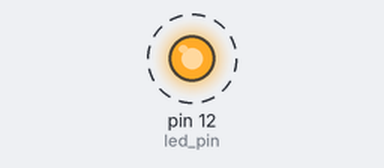
Bench run of a sketch on a simulated Arduino Uno, built with avr-gcc and run on an emulated ATmega328P. Parts: output pins drawn as LEDs (lit = HIGH). Dashed ring = blinking.

Above: at 0.5 s.
Timing chart, 0 to 4.6 s (numbered marks = the images above):
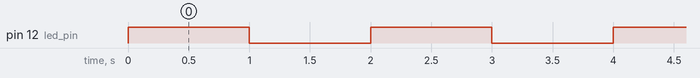

The sketch:

sketch_aug2a.ino
```cpp
int led_pin=12;
void setup()
  {

  }

void loop()
{
    pinMode(led_pin,OUTPUT);
    digitalWrite(led_pin,HIGH);
    delay(1000);
    digitalWrite(led_pin,LOW);
    delay(1000);
}
```

Measured:
- by itself, pin 12 (led_pin): alternates HIGH for 1.0 s and LOW for 1.0 s
